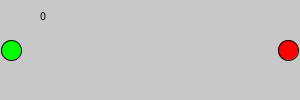
Frame 1 (no input)
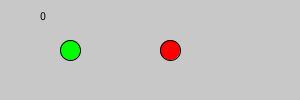
Frame 60 (the mouse pressed at the canvas centre just before this capture)
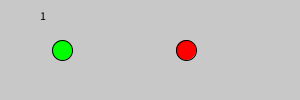
Frame 120 (the mouse held since frame 60 and released just before this capture)

The Processing sketch that drew these frames (run headless with seeded random() and noise(); from frame 60 on, the mouse is pressed at the canvas centre):

// Processing sketch: processing_30021
// ── processing_30021.pde

//QUESTION 2

int wh = 20;        //Width and height
float x1 = 10;      //Starting point for Green ball
float x2 = 290;     //Starting point for Red ball
float speed1 = 1;   //The different speeds
float speed2 = 2;
int direction1 = 1; //Helps determine which direction the ball moves
int direction2 = 1;
int counter = 0;

void setup(){
  size(300,100);
  smooth();
}

void draw(){
  background(200);
  Green();
  Red();
  Counter();
}

void Green(){
  fill(0,255,0);
  x1 += speed1 * direction1; 
  ellipse(x1,50,wh,wh);
  if (x1 > 95){
  direction1 =-direction1;
  }
  if (x1 <= 10){
    direction1= direction1 *-1;
  }
}

void Red(){
    fill(255,0,0);
  x2 += -speed2 * direction2;
  ellipse(x2,50,wh,wh);
  if (x2 < 120){
  direction2 =-direction2;
  }
  if (x2 >= 290){
    direction2= direction2 *-1;
  }
}

void Counter(){ 
  fill(0,0,0);
  text(counter,40,20);
  if (x2 < 120){  
    counter += 1;
  }
}
